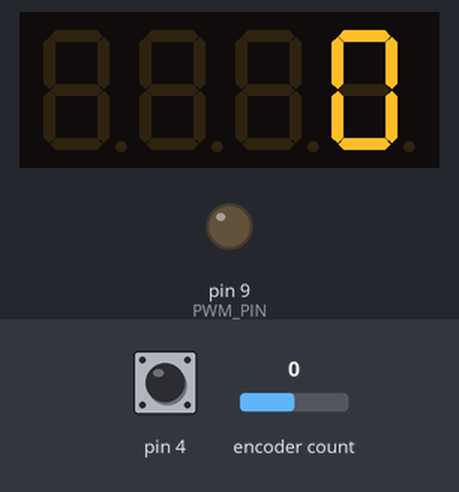
A program run on a simulated SparkFun Pro Micro, built with avr-gcc and run on an emulated ATmega32U4. Parts: 4-digit seven-segment display, output pins drawn as LEDs (lit = HIGH). Inputs (shaded band) come from the test bench; at power-on: pin 4 HIGH, encoder count 0. EEPROM starts erased.

Above: at 1.2 s.
1.3 s: pin 4 pulled LOW for 0.15 s
At 2.5 s:
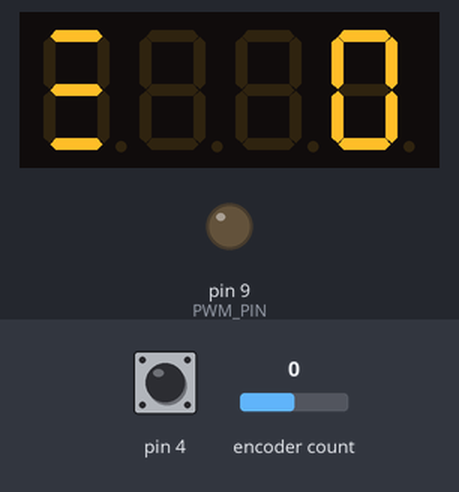
3.1 s: encoder count set to 1
At 4.5 s:
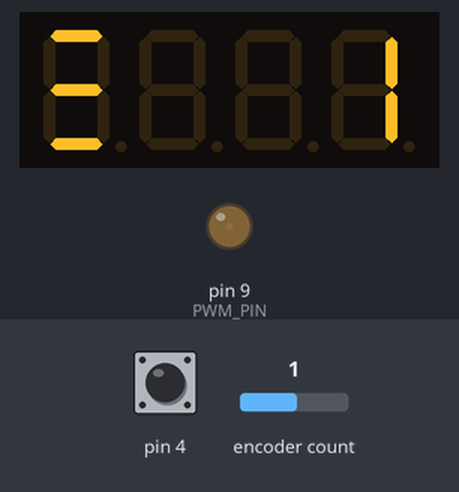
4.8 s: pin 4 pulled LOW for 1 s
At 6.9 s:
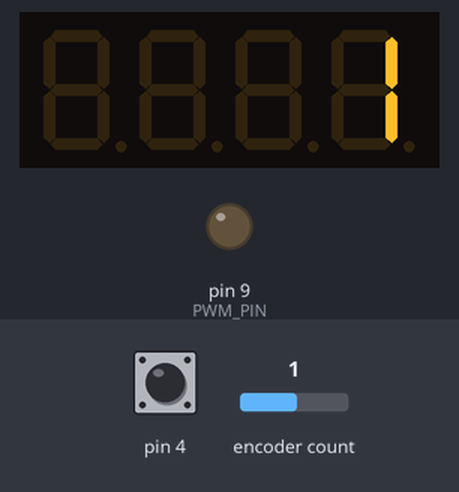
7.3 s: encoder count set to 2
At 8.0 s:
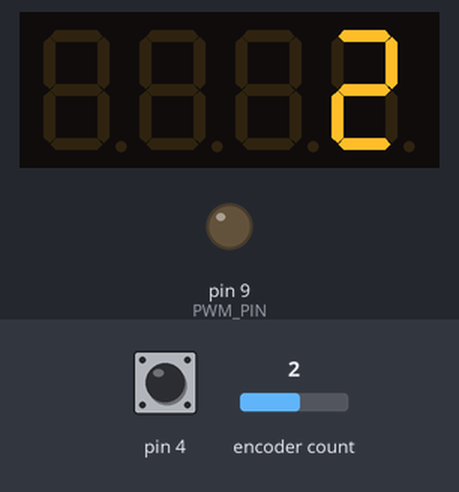
9.0 s: pin 4 pulled LOW for 0.15 s
At 10.4 s:
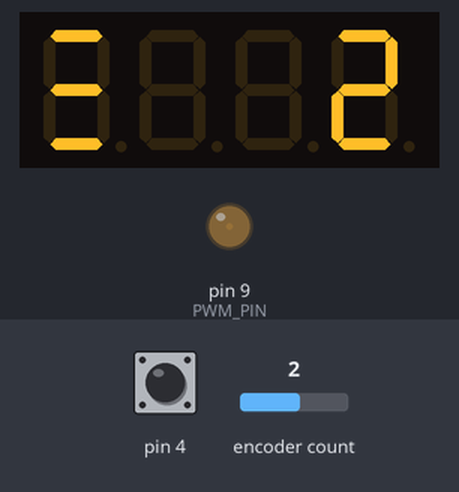
10.7 s: encoder count set to 3
At 11.9 s:
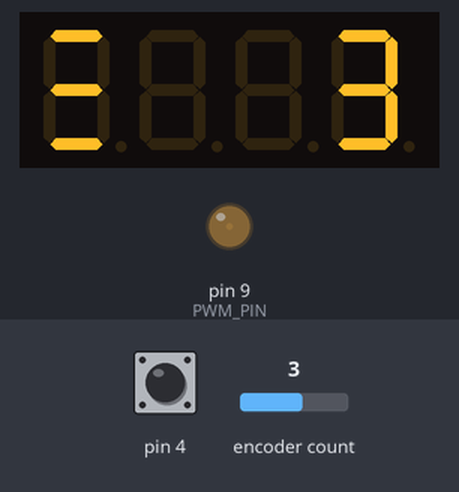
Timing chart, 0 to 13.4 s (numbered marks = the images above; inputs shaded):
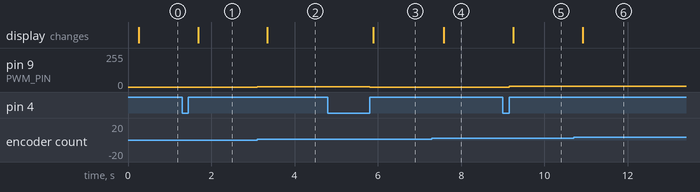

Measured:
- after the input at 1.3 s, the display: changes after 0.39 s (image 1)
- after the input at 3.1 s, pin 9 (PWM_PIN): 0/255 → 2/255 at once; the display: changes after 0.24 s (image 2)
- after the input at 4.8 s, pin 9 (PWM_PIN): 2/255 → 0/255 after 1.0 s; the display: changes after 1.1 s (image 3)
- after the input at 7.3 s, the display: changes after 0.28 s (image 4)
- after the input at 9.0 s, pin 9 (PWM_PIN): 0/255 → 5/255 after 0.15 s; the display: changes after 0.25 s (image 5)
- after the input at 10.7 s, pin 9 (PWM_PIN): 5/255 → 7/255 at once; the display: changes after 0.22 s (image 6)

The program:

main.cpp
```cpp
#include <main.h>

void setup() {
    // for manual analogWrite(PWM_PIN, pwmLevel); this is needed to set frequency to 32kHz
    // TCCR1B = TCCR1B & B11111000 | B00000001;

    Timer1.initialize(PWM_FREQUENCY);
    Timer1.pwm(PWM_PIN, PWM_LEVEL_MIN);

    readSettings();

    Inputs::init();
    Displays::init();
}

void loop() {
    bool updateNeeded = false;

    Inputs::buttonModeSelect.read();
    if (Inputs::buttonModeSelect.wasReleased()) {
        pwmEnabled = !pwmEnabled;

        updateNeeded = true;
    }

    Inputs::rotaryEncoderInput = Inputs::readEncoder();
    if (Inputs::rotaryEncoderInput != Inputs::rotaryEncoderInputLast) {
        int32_t rotaryEncoderInputDiff = Inputs::rotaryEncoderInput - Inputs::rotaryEncoderInputLast;
        Inputs::rotaryEncoderInputLast = Inputs::rotaryEncoderInput;

        pwmLevel+= rotaryEncoderInputDiff;
        pwmLevel = constrain(pwmLevel, PWM_LEVEL_MIN, PWM_LEVEL_MAX);

        updateNeeded = true;
    }

    if (updateNeeded == true) {
        if (pwmEnabled == true) {
            Timer1.setPwmDuty(PWM_PIN, map(pwmLevel, PWM_LEVEL_MIN, PWM_LEVEL_MAX, 0, 1023));
        } else {
            Timer1.setPwmDuty(PWM_PIN, PWM_LEVEL_MIN);
        }
    }

    if (millis() - Displays::lastUpdate > DISPLAY_UPDATE) {
        Displays::update(pwmEnabled, pwmLevel);

        Displays::lastUpdate = millis();
    }

    if (millis() - lastStorageUpdate > PWM_LEVEL_STORAGE_DELAY) {
        saveSettings();

        lastStorageUpdate = millis();
    }
}

void saveSettings() {
    int32_t stored;
    EEPROM.get(PWM_LEVEL_STORAGE_ADDRESS * sizeof(int32_t), stored);

    if (stored != pwmLevel){
        EEPROM.put(PWM_LEVEL_STORAGE_ADDRESS * sizeof(int32_t), pwmLevel);
    }
}

void readSettings() {
    EEPROM.get(PWM_LEVEL_STORAGE_ADDRESS * sizeof(int32_t), pwmLevel);

    if ((pwmLevel < PWM_LEVEL_MIN) || (pwmLevel > PWM_LEVEL_MAX)) {
        pwmLevel = PWM_LEVEL_MIN;
        saveSettings();
    }
}
```

main.h
```cpp
#ifndef main_h
#define main_h

#include <Arduino.h>
#include <EEPROM.h>
#include <TimerOne.h>
#include <Inputs.h>
#include <Displays.h>

#define PWM_FREQUENCY 40 // 40us or 25kHz
#define PWM_PIN 9
#define PWM_LEVEL_MAX 100
#define PWM_LEVEL_MIN 0
#define PWM_LEVEL_STORAGE_ADDRESS 7
#define PWM_LEVEL_STORAGE_DELAY 15000
int32_t pwmLevel = 0;
bool pwmEnabled = false;
unsigned long lastStorageUpdate = 0;

void setup();
void loop();
void saveSettings();
void readSettings();

#endif
```
